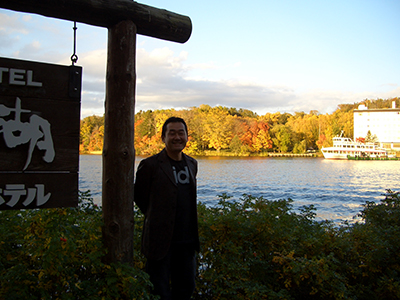
#> input picture input images/15.jpg, 400 x 300 px, found by its file name
$ python test.py
#> lines starting #> are read from the running program, lines starting #| are printed output that depends on the picture; after the words box and inside, x2 and y2 are one past the last pixel; in counts of white or black regions, pixels touching at a corner belong together
import cv2
import numpy as np
import copy
from guided_filter.core.filter import GuidedFilter
import os
import sklearn
import skfuzzy as fuzz
import matplotlib
from skfuzzy import control as ctrl
import math

INPUT_IMAGE_PATH = "D:\Study Material\Digital Image Processing\Backlit-image-enhancement\input images\\15.jpg"
img = cv2.imread(INPUT_IMAGE_PATH)
#> img is the input picture: shape (300, 400, 3); mean B, G, R 98.1, 110.7, 111
I = cv2.cvtColor(img, cv2.COLOR_BGR2HSV)[:,:,2]
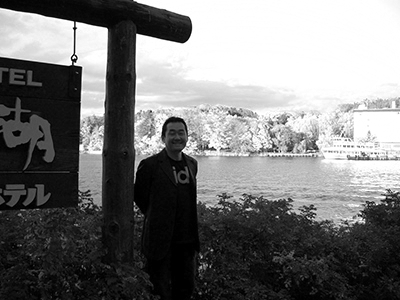
#> I: shape (300, 400); min 0, max 255, mean 120.5
L = cv2.bilateralFilter(I,6,25,25)
R = I/L
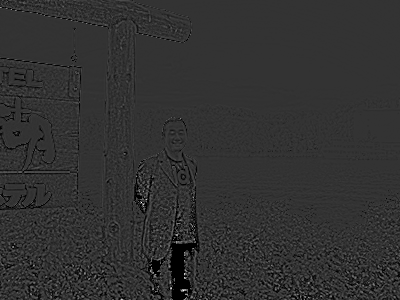
#> R: shape (300, 400) float64; 0.56% of the values are NaN or infinite; the others: min 0, max 5, mean 0.984; drawn with min black, max white, NaN and infinite black

cv2.imwrite("L.jpg",L)

cv2.imwrite("I.jpg",I)
I2 = R*L
cv2.imwrite("I2.jpg",I2)
mm = 0
for x in range(R.shape[0]):
    for y in range(R.shape[1]):
        if L[x,y]==0:
            continue
        if mm < R[x,y]:
            mm = R[x,y]
#> after the loop, mm = 5
print(mm)
#| 5.0
for x in range(R.shape[0]):
    for y in range(R.shape[1]):
        R[x,y] = R[x,y]/mm
R = R*255
print(R)
#> (printed output is left out)
cv2.imwrite("R.jpg",R)
cv2.imshow("R",R)
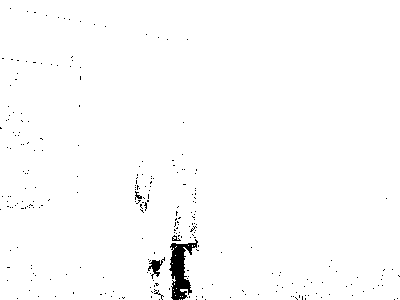
#> window 'R': shape (300, 400); 98.8% white; 259 black regions (255 under 20 px), largest, box (x1, y1, x2, y2) and area: (169, 239, 198, 300) 854, (148, 257, 165, 279) 139, (135, 191, 142, 200) 29, (172, 235, 181, 241) 25
cv2.waitKey(0)

print(I2)
#> (printed output is left out)

$ run again, with input images/10.JPG copied over input images/15.jpg
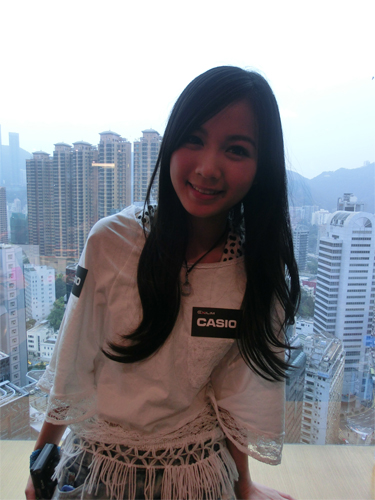
#> input picture input images/10.JPG, 375 x 500 px, found by its file name
#> img is the input picture: shape (500, 375, 3); mean B, G, R 144.9, 139.6, 139.3
#> `I = cv2.cvtColor(img, cv2.COLOR_BGR2HSV)[:,:,2]`:
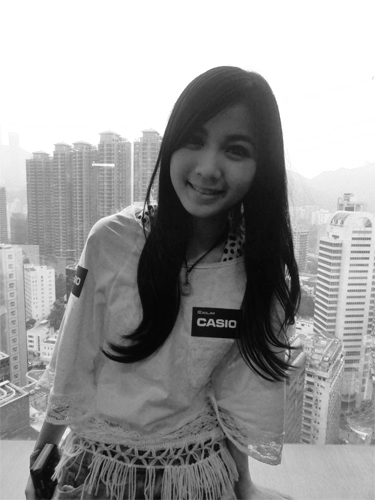
#> I: shape (500, 375); min 3, max 255, mean 154.3
#> `R = I/L`:
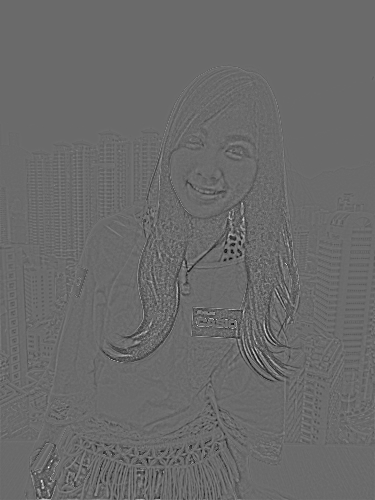
#> R: shape (500, 375) float64; min 0.188, max 2.12, mean 0.995; drawn with min black and max white
#> after the loop `for x in range(R.shape[0]):`: mm = 2.12
#| 2.125
#> (printed output is left out)
#> (printed output is left out)
